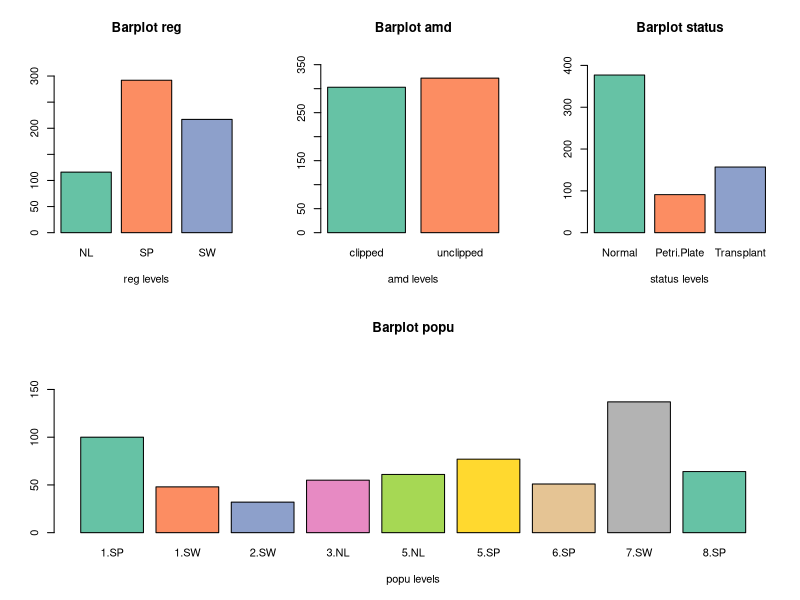
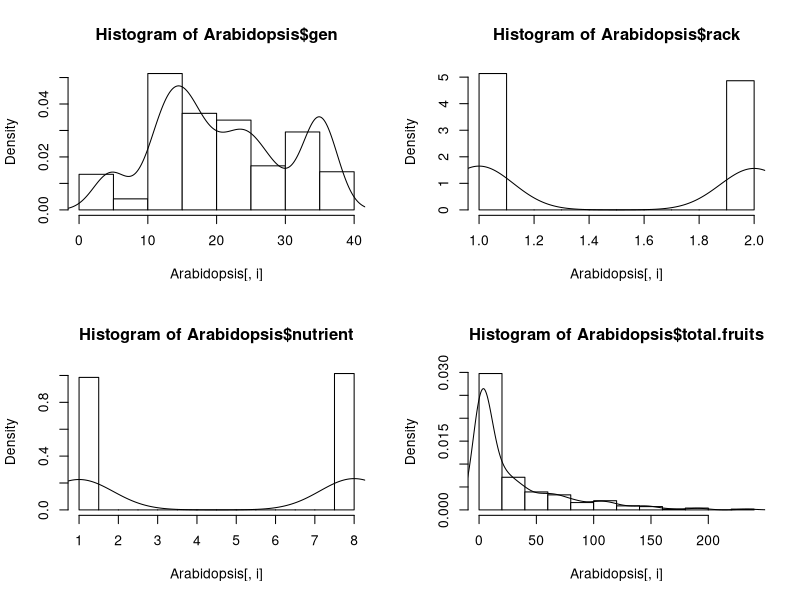
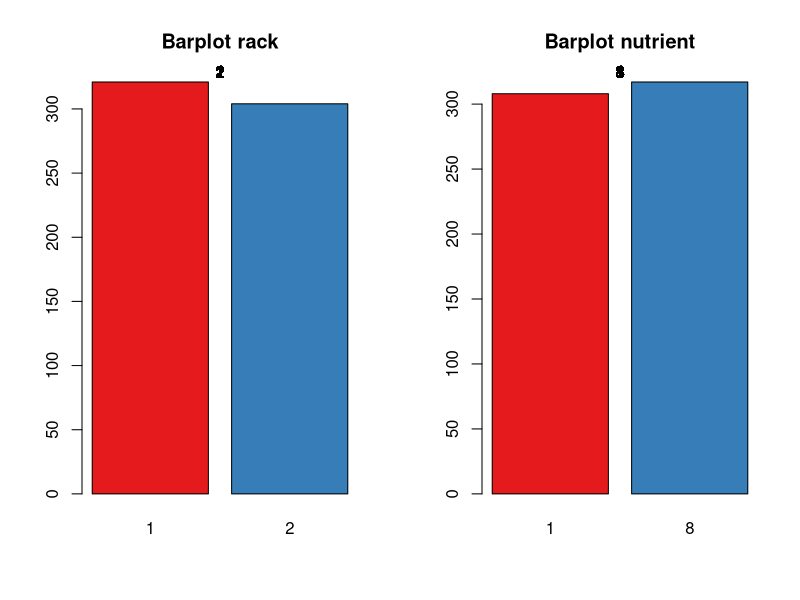

These charts were generated, in order, by the following R code:
setwd("/home/guest/R_course")
# Load the Arabidopsis dataset from the lme4 package
# install.packages("lme4")
library(lme4)
Arabidopsis <- Arabidopsis

# Look at the structure of this dataset: how many observations and variables?
# How many factors and numeric variables?
str(Arabidopsis)

# Make one figure showing barplots for the different categorical variables,
# with title “Barplot variable name”,each bar in a different color  
# (at least 9 colors i.e. max. levels) and axes set with labels and limit (ylim)
library(RColorBrewer)
colors <- brewer.pal(12,"Set2")
layout(matrix(c(1,2,3,4,4,4),
              2,
              3, 
              byrow = TRUE))
cat_var <- c("reg", "amd", "status", "popu")
for (i in cat_var ){
  barplot(table(Arabidopsis[,i]),
          col = colors,
          xlab = paste(i, "levels"),
          main = paste("Barplot", i),
          ylim = c(0,max(table(Arabidopsis[,i]))+50))
}

# Make a second figure with histograms of the four numerical variable and add the density lines.
num_var <- c("gen", "rack", "nutrient", "total.fruits")
par(mfrow=c(2,2))
for (i in num_var){
  hist(Arabidopsis[,i],
      breaks = 10,
      main = paste0("Histogram of Arabidopsis$",i),
      col = "white",
      probability = TRUE)
  lines(density(Arabidopsis[,i]))
}

# Which numerical variables can be set as factor because they have only 
# a few possible numerical values? Set them as.factor and make a new figure with barplots.  
# Can you add the frequencies above the bars?
Arabidopsis$rack <- as.factor(Arabidopsis$rack)
Arabidopsis$nutrient <- as.factor(Arabidopsis$nutrient)
str(Arabidopsis)
num_as_factor <-c("rack", "nutrient")
colors <- brewer.pal(12,"Set1")
par(mfrow = c(1,2))
for (i in num_as_factor){
  barplot(table(Arabidopsis[,i]),
          main = paste("Barplot",i),
          col = colors,)
  mtext(Arabidopsis[,i])
}




